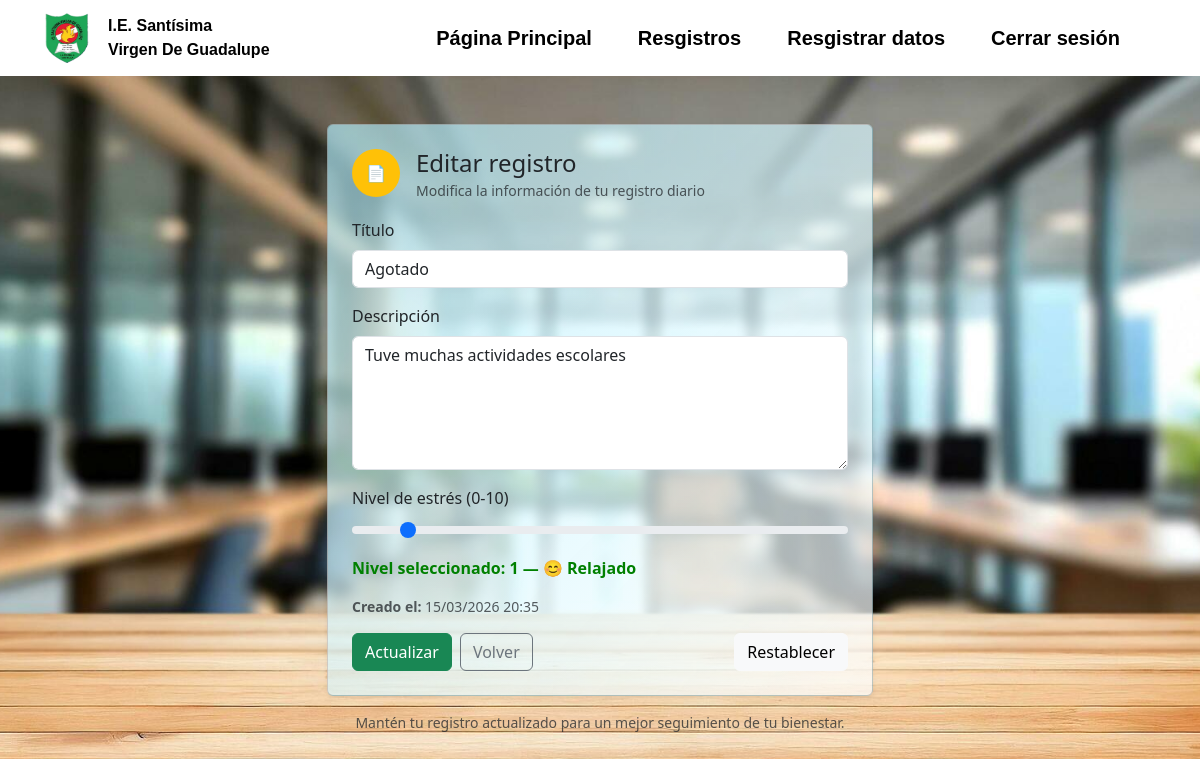
The page /tasks/14/ (signed in) on the database its author committed.
### tasks/models.py (models this page shows, shortened)
class RegistrosDiarios(models.Model):
    title = models.CharField(max_length=100)
    description = models.TextField(blank=True)
    created = models.DateTimeField(auto_now_add=True)
    user = models.ForeignKey(User, on_delete=models.CASCADE)
    stress_level = models.PositiveSmallIntegerField(default=0)

### tasks/views.py (the view, shortened to what this page needs)
# urls.py: path('tasks/<int:registro_id>/', views.registros_detalle, name='registros_detalle'),
@login_required
def registros_detalle(request, registro_id):
    if request.method == 'GET':
        registro = get_object_or_404(RegistrosDiarios, pk=registro_id, user=request.user)
        form = TaskForm(instance=registro)
        return render(request, 'registros_detalle.html', {'registro': registro, 'form': form})

### tasks/forms.py
class TaskForm(ModelForm):
    class Meta:
        model = RegistrosDiarios
        fields = ['title', 'description', 'stress_level']
        widgets = {
            'title': TextInput(attrs={
                'class': 'form-control',
                'placeholder': 'Título del registro',
                'autofocus': True
            }),
            'description': Textarea(attrs={
                'class': 'form-control',
                'rows': 5,
                'placeholder': '¿Cómo te sientes hoy? Describe brevemente...'
            }),
            'stress_level': NumberInput(attrs={
                'type': 'range',
                'class': 'form-range',
                'min': 0,
                'max': 10,
                'step': 1,
                'id':'stress_level',
            }),
        }

### tasks/templates/registros_detalle.html (shortened to what this page needs)
{% extends 'base.html' %}
{% load static %}
{% block content %}
<div class="container py-5">
    <div class="row justify-content-center">
        <div class="col-12 col-md-8 col-lg-6">
            <div class="card shadow-sm" style="background: linear-gradient(135deg,rgba(176, 238, 253, 0.658) 0%, #ffffffb6 100%);">
                <div class="card-body p-4">
                    <div class="d-flex align-items-start mb-3">
                        <div class="me-3">
                            <div class="avatar bg-warning text-white rounded-circle d-flex align-items-center justify-content-center"
                                style="width:48px;height:48px;font-weight:600;">
                                📄
                            </div>
                        </div>
                        <div>
                            <h4 class="mb-0">Editar registro</h4>
                            <small class="text-muted">Modifica la información de tu registro diario</small>
                        </div>
                    </div>
                    <form method="post" novalidate>
                        <div class="mb-3">
                            <label for="{{ form.title.id_for_label }}" class="form-label">Título</label>
                            {{ form.title }}
                        </div>
                        <div class="mb-3">
                            <label for="{{ form.description.id_for_label }}" class="form-label">Descripción</label>
                            {{ form.description }}
                        </div>
                        <div class="mb-3">
                            <label for="stress_level" class="form-label">Nivel de estrés (0-10)</label>
                            {{ form.stress_level }}
                            <div id="stressLevelDisplay" class="fw-bold mt-2"></div>
                        </div>
                        <div class="mb-3 text-muted small">
                            <strong>Creado el:</strong> {{ registro.created|date:"d/m/Y H:i" }}
                        </div>
                        <div class="d-flex gap-2">
                            <button type="submit" class="btn btn-success">Actualizar</button>
                            <a href="{% url 'tasks' %}" class="btn btn-outline-secondary">Volver</a>
                            <button type="reset" class="btn btn-light ms-auto">Restablecer</button>
                        </div>
                    </form>
                </div>
            </div>
            <p class="text-center text-muted small mt-3">Mantén tu registro actualizado para un mejor seguimiento de tu
                bienestar.</p>
        </div>
    </div>
</div>
{% endblock %}

### rows shown on the page
RegistrosDiarios: title "Agotado", description "Tuve muchas actividades escolares", stress_level "1", created "15/03/2026 20:35"
